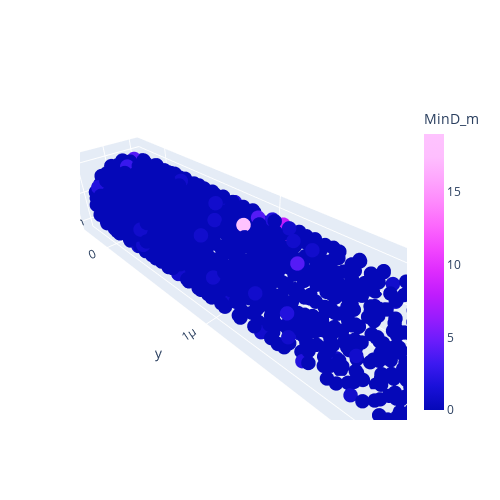

The notebook cell saved with this chart:
### Code cell
result.plot_species("MinD_m",-1)

### Figure 1 — Plotly figure (JSON) as saved in the notebook; plotly's stock layout.template omitted (floating-point values rounded to 4 significant figures; data arrays with more than 128 entries replaced by an {"elided": "..."} marker saying what was removed)
{"data": [{"marker": {"color": {"elided": "1028 int values"}, "colorbar": {"thickness": 20, "title": {"text": "MinD_m"}}, "colorscale": [[0, "#0508b8"], [0.08333, "#1910d8"], [0.1667, "#3c19f0"], [0.25, "#6b1cfb"], [0.3333, "#981cfd"], [0.4167, "#bf1cfd"], [0.5, "#dd2bfd"], [0.5833, "#f246fe"], [0.6667, "#fc67fd"], [0.75, "#fe88fc"], [0.8333, "#fea5fd"], [0.9167, "#febefe"], [1, "#fec3fe"]], "size": 5}, "mode": "markers", "name": "MinD_m", "type": "scatter3d", "x": {"elided": "1028 float values"}, "y": {"elided": "1028 float values"}, "z": {"elided": "1028 float values"}}], "layout": {"height": 500, "scene": {"aspectmode": "data"}, "width": 500, "xaxis": {"range": [-2.5e-07, 2.5e-07]}, "yaxis": {"range": [-2.5e-07, 2.25e-06]}}}
